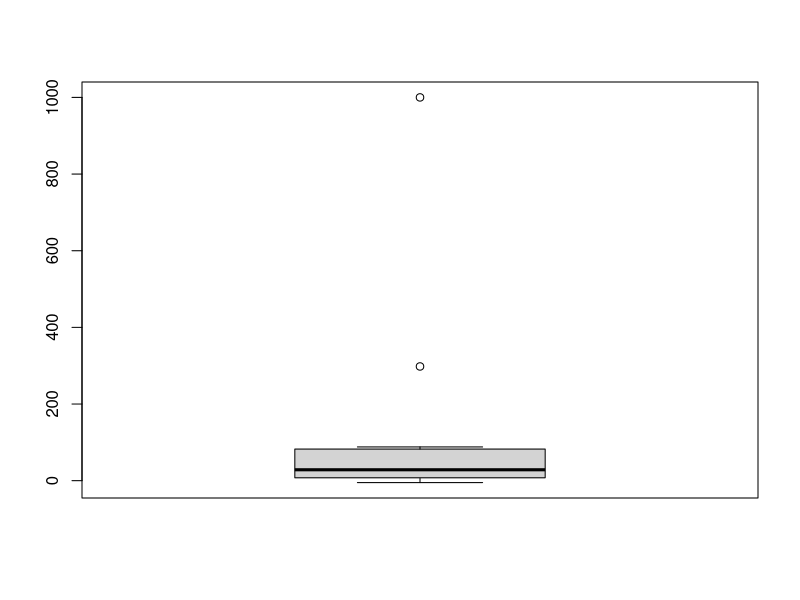

Generate this figure with R: (Note: this script raises an error after producing the figure.)
## ---- chunk 1
search()
## ---- chunk 2
x <- 1:100
sum(x)
## ---- chunk 3
length(LETTERS)
## ---- chunk 4
mix <- c(5, 0, 28, -5, 29, 77, 10, 57, 28, 88, 298)

mix + 5
mix * 2
mix / 3
mix %% 2
## ---- chunk 5
max(mix)
min(mix)
## ---- chunk 6
fivenum(mix)
## ---- chunk 7

sort(mix)
## ---- chunk 8
sort(mix, decreasing = TRUE)
## ---- chunk 9
order(mix)
## ---- chunk 10
comp <- data.frame(original = mix, ordered = order(mix))
comp
## ---- chunk 11
mean(mix)
## ---- chunk 12
median(mix)
## ---- chunk 13
# Add an outlier to the vector 'mix'
mix[length(mix) + 1] <- 1000
mix
mean(mix)
median(mix)
## ---- chunk 14
range(mix)
## ---- chunk 15
IQR(mix)
## ---- chunk 16
boxplot(mix)
## ---- chunk 17
var(mix)
## ---- chunk 18
sd(mix)
## ---- chunk 19
cut(mix, 3)  # create 3 groups using defaults
## ---- chunk 20
cut(mix, c(-5, 0, 100, 1000))  # Note missing value
## ---- chunk 21
cut(mix, c(-4, 0, 100, 1000), include.lowest = TRUE)
## ---- chunk 22
cut(mix, breaks = c(min(mix), median(mix), max(mix)))
## ---- chunk 23
table(esoph$agegp)
## ---- chunk 24
cumsum(mix)
## ---- chunk 25
# Compare with original
cumfrq <- data.frame(original = mix, cum.freq = cumsum(mix))
cumfrq
## ---- chunk 26
set.seed(134)
myvalues <- sample(1:7, size = 10, replace = TRUE)
myvalues
## ---- chunk 27
myvalues + 1
## ---- chunk 28
myvalues * 5
## ---- chunk 29
myvalues < 3
## ---- chunk 30
set.seed(54)
newvalues <- sample(myvalues, size = length(myvalues), replace = TRUE)
identical(newvalues, myvalues)
## ---- chunk 31
myvalues < newvalues
## ---- chunk 32
myvalues > 2 && myvalues < 5
## ---- chunk 33
myvalues > 2 & myvalues < 5
## ---- chunk 34
x <- 5
y <- 1:8
x * y    # Recycling of lengh 1L akin to vectorization
## ---- chunk 35
x <- c(5, 10)
x * y
## ---- chunk 36
data.frame(y, prod = x * y)
## ---- chunk 37
x[3] <- 15L
x * y
## ---- chunk 38
data.frame(x = rep_len(x, 8), y, `x times y` = x * y)
## ---- chunk 39
mix[7] <- NA
mix

sum(mix)
## ---- chunk 40
args(sum)
## ---- chunk 41
sum(mix, na.rm = TRUE)
## ---- chunk 42
mean(mix)
## ---- chunk 43
mean(mix, na.rm = TRUE)
## ---- chunk 44
as.logical(0)
as.logical(45)
as.logical(-66)
as.logical(0.004)
## ---- chunk 45
as.logical(Inf)
as.logical(-Inf)
## ---- chunk 46
is.logical(NA)
typeof(NA)
as.logical(NA)
## ---- chunk 47
set.seed(45)
logi <- sample(c(T, F), 1e6, replace = TRUE, prob = c(.3, .7))
sum(logi)
## ---- chunk 48
set.seed(45)
numi <- sample(c(1, 0), 1e6, replace = TRUE, prob = c(.3, .7))
sum(numi)
## ---- chunk 49
set.seed(45)
logi <- sample(c(T, F), 1e6, replace = TRUE, prob = c(.3, .7))
mean(logi)
## ---- chunk 50
below30 <- mix < 30
below30
## ---- chunk 51
mix[below30]
## ---- chunk 52
recyc <- mix[c(T, F, T)]
recyc
## ---- chunk 53
index <- rep_len(c(T, F, T), length(mix))
data.frame(mix = mix, index = index)
## ---- chunk 54
dat <- data.frame(
  name = c("Tom", "Dick", "Harry", "Sally"),
  sex = c("M", "M", "M", "F"),
  age = c(45, 29, 12, 23)
)
## ---- chunk 55
`25 plus` <- dat$age > 25
`25 plus`
## ---- chunk 56
which(dat$age > 25)
## ---- chunk 57
i <- which(dat$age > 25)
dat$name[i]
## ---- chunk 58
dat$sex[i]
## ---- chunk 59
dat[i, ]
## ---- chunk 60
# Name of subjects older than 25
dat$name[dat$age > 25]
## ---- chunk 61
dat[dat$age < 25 & dat$sex == "F", ]
